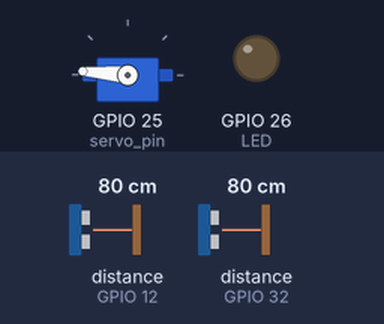
This program was run on a simulated ESP32 board running MicroPython. On the bench: servo, output pins drawn as LEDs (lit = HIGH). Inputs (shaded band) come from the test bench; at power-on: distance to the obstacle (sensors on GPIO 32, GPIO 12) 80 cm. The echo pulse lasts 58.3 µs per cm; WiFi joins after 1.5 s; requests to the public web service named in the program get a made-up reply in its usual format after 0.4 s (London, UTC, broken clouds, 64 % humidity, 1013 hPa unless stated); web requests get an empty 200 reply after 0.4 s; servo angles are drawn from the pulse width (0.5 ms = 0°, 2.5 ms = 180°); pins used as bus, display or sensor lines are not drawn; what the program prints to the serial console is not drawn.

Above: at 4.4 s.
4.5 s: distance to the obstacle (sensor on GPIO 32) set to 28 cm
6.0 s: distance to the obstacle (sensor on GPIO 32) set to 22 cm
At 7.2 s:
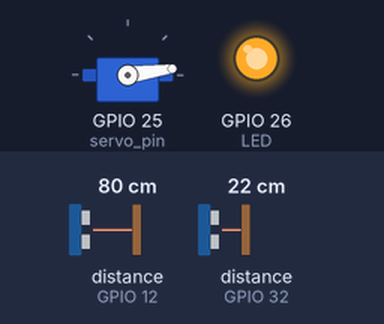
10.3 s: distance to the obstacle (sensor on GPIO 32) set to 35 cm
At 11.8 s:
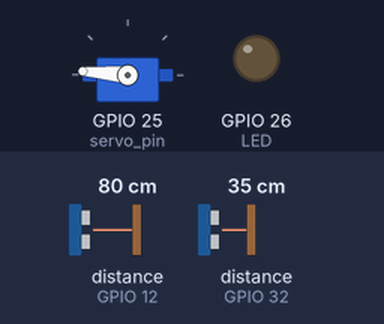
12.3 s: distance to the obstacle (sensor on GPIO 32) set to 2 cm
At 14.3 s:
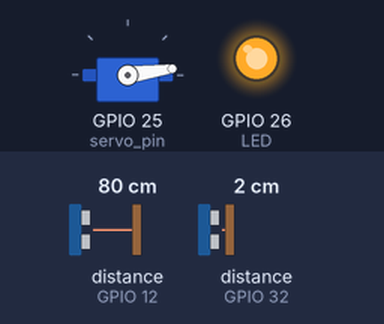
Timing chart, 0 to 15.8 s (numbered marks = the images above; inputs shaded):
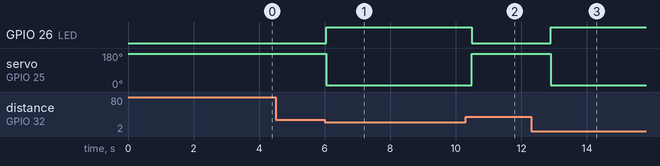

Measured:
- the behaviour switches between 26 and 25 cm on distance to the obstacle (sensor on GPIO 32) (found by bisection; images 0 and 1)
- after the input at 4.5 s, every drawn part: stays the same
- after the input at 6.0 s, GPIO 26 (LED): LOW → HIGH after 0.05 s; servo on GPIO 25 (servo_pin): 175° → 8° after 0.05 s
- after the input at 10.3 s, GPIO 26 (LED): HIGH → LOW after 0.18 s; servo on GPIO 25 (servo_pin): 8° → 175° after 0.18 s
- after the input at 12.3 s, GPIO 26 (LED): LOW → HIGH after 0.60 s; servo on GPIO 25 (servo_pin): 175° → 8° after 0.60 s

The program:

EWMS_with_jwt.py
```python
import machine
import time
import urequests  # MicroPython library for HTTP requests
from machine import Pin, PWM
import socket
import json

jwt_token = None

binMaxCapacity = 50  # Maximum bin capacity in cm
heartbeat = 10  # Heartbeat interval in seconds

# Wi-Fi Credentials
ssid = 'Redmi'
password = '876543210'

# Define pins for the AJ-SR04M (waste level) sensor
TRIG_PIN_AJ = 13  # GPIO pin for Trig (AJ-SR04M)
ECHO_PIN_AJ = 12  # GPIO pin for Echo (AJ-SR04M)

# Define pins for the HC-SR04 (dustbin lid control) sensor
TRIG_PIN_HC = 33  # GPIO pin for Trig (HC-SR04)
ECHO_PIN_HC = 32  # GPIO pin for Echo (HC-SR04)

# Define pin for the LED and Servo Motor
LED = Pin(26, Pin.OUT)  # LED to indicate bin lid status
servo_pin = PWM(Pin(25), freq=50)  # Servo motor pin (50 Hz PWM for servo)

# URLs for your Node.js server
nodejs_server_url = 'https://ewms-eco-smart-waste-management-system.onrender.com/api/bin/sensor-distance'
heartbeat_url = 'https://ewms-eco-smart-waste-management-system.onrender.com/api/bin/sensor-heartbeat'
login_url = 'https://ewms-eco-smart-waste-management-system.onrender.com/api/user/login'

# Function to connect to Wi-Fi
def connect_wifi():
    import network
    wlan = network.WLAN(network.STA_IF)
    wlan.active(True)
    wlan.connect(ssid, password)

    while not wlan.isconnected():
        time.sleep(1)
        print('Connecting to Wi-Fi...')

    print('Connected to Wi-Fi')
    print('Network config:', wlan.ifconfig())

# Function to log in and retrieve JWT token
def login_and_get_token(email, password):

    payload = {
        "email": email,
        "password": password
    }
    try:
        response = urequests.post(login_url, json=payload)
        if response.status_code == 200:
            token_data = response.json()
            return token_data.get('token')  # Assuming the token is returned under 'token'
        else:
            print(f"Login failed: {response.status_code}, Response: {response.text}")
            return None
    except Exception as e:
        print(f"Error during login: {e}")
        return None


# Function to measure distance from a given trig and echo pin
def measure_distance(trig_pin, echo_pin):
    trig = Pin(trig_pin, Pin.OUT)  # Set Trig pin as output
    echo = Pin(echo_pin, Pin.IN)   # Set Echo pin as input

    # Trigger the sensor
    trig.value(0)
    time.sleep_us(2)
    trig.value(1)
    time.sleep_us(10)
    trig.value(0)

    # Measure the duration of the pulse
    timeout = 20000  # Timeout value in microseconds
    start_time = time.ticks_us()

    # Wait for echo start
    while echo.value() == 0:
        if time.ticks_diff(time.ticks_us(), start_time) > timeout:
            print("Echo timeout (start)")
            return -1  # Return -1 to indicate the sensor is not responding

    start = time.ticks_us()

    # Wait for echo end
    while echo.value() == 1:
        if time.ticks_diff(time.ticks_us(), start) > timeout:
            print("Echo timeout (end)")
            return -1  # Return -1 to indicate the sensor is not responding

    end = time.ticks_us()

    # Calculate distance in centimeters
    duration = time.ticks_diff(end, start)
    distance = (duration / 2) / 29.1  # Speed of sound = 343 m/s
    return int(distance)

# Separate functions for measuring distances
def measure_waste_level():
    return measure_distance(TRIG_PIN_AJ, ECHO_PIN_AJ)

def measure_lid_distance():
    distance = measure_distance(TRIG_PIN_HC, ECHO_PIN_HC)
    if distance == -1:
        distance = 400  # Set a default value, assuming the bin is far or the lid is closed.
    return distance

# Function to control the servo motor (open/close bin lid)
def control_servo(position):
    if position == "OPEN":
        servo_pin.duty(30)  # Adjust duty value for your servo to open the lid
        LED.value(1)        # Turn on LED when the lid is open
    elif position == "CLOSED":
        servo_pin.duty(125)  # Adjust duty value for your servo to close the lid
        LED.value(0)         # Turn off LED when the lid is closed

# Function to calculate bin fill percentage based on the measured distance
def calculate_percentage(distance):
    full_bin_distance = 20  # Distance for 100% (full)
    empty_bin_distance = binMaxCapacity  # Distance for 0% (empty)

    if distance <= full_bin_distance:
        return 100  # Bin is full
    elif distance >= empty_bin_distance:
        return 0  # Bin is empty
    else:
        percentage = int(((empty_bin_distance - distance) / (empty_bin_distance - full_bin_distance)) * 100)
        return max(0, min(percentage, 100))  # Ensure it's within 0 to 100

# Function to fetch public IP and location
def http_get(host, path):
    addr = socket.getaddrinfo(host, 80)[0][-1]
    s = socket.socket()
    try:
        s.connect(addr)
        s.send(bytes(f'GET {path} HTTP/1.0\r\nHost: {host}\r\n\r\n', 'utf8'))

        response = ""
        while True:
            data = s.recv(100)
            if data:
                response += str(data, 'utf8')
            else:
                break

        # Extract the JSON body from the response
        body = response.split('\r\n\r\n', 1)[1]
        return json.loads(body)
    except Exception as e:
        print(f"Error in HTTP request: {e}")
        return None
    finally:
        s.close()

# Function to get public IP address
def get_public_ip():
    try:
        ip_info = http_get("api.ipify.org", "/?format=json")
        return ip_info.get('ip') if ip_info else None
    except Exception as e:
        print(f"Error fetching public IP: {e}")
        return None

# Function to get location based on IP address
def get_location(ip_address):
    try:
        if not ip_address:
            print("Invalid IP address. Cannot fetch location.")
            return None, None

        location_data = http_get("ipinfo.io", f"/{ip_address}/geo")
        if location_data and 'loc' in location_data:
            latitude, longitude = location_data['loc'].split(',')
            return latitude, longitude
        else:
            print("Failed to get geolocation data.")
            return None, None
    except Exception as e:
        print(f"Error fetching location: {e}")
        return None, None

# Connect to Wi-Fi
connect_wifi()

# Fetch public IP and location once at the start
try:
    print("Fetching public IP...")
    public_ip = get_public_ip()
    if public_ip:
        print(f"Public IP: {public_ip}")
        print("Fetching geolocation...")
        latitude, longitude = get_location(public_ip)
        if latitude and longitude:
            print(f"Latitude: {latitude}, Longitude: {longitude}")
        else:
            print("Failed to get geolocation.")
    else:
        print("Failed to get public IP address.")
except Exception as e:
    print(f"Error during initial setup: {e}")

# Log in and get the JWT token
jwt_token = login_and_get_token("praveengabap@gmail.com", "1")

if jwt_token:
    print("JWT Token received.")
else:
    print("Failed to obtain JWT token.")

# Initialize variables
previous_distance_aj = None  # To track previous distance measurement for AJ-SR04M
previous_distance_hc = None  # To track previous distance measurement for HC-SR04
distance_threshold = 5        # Define a threshold for distance change
heartbeat_counter = 0         # Counter for heartbeat

# Heartbeat function to notify the server
def send_heartbeat():
    heartbeat_data = {
        "id": "Bin-1",
        "binLocation": "Canteen",
        "microProcessorStatus": "ON"
    }
    headers = {'Authorization': f'Bearer {jwt_token}'}
    try:
        response = urequests.patch(heartbeat_url, json=heartbeat_data,headers=headers)
        print(f'Heartbeat sent: {response.status_code}, Response: {response.text}')
        print(heartbeat_data)
        response.close()
    except Exception as e:
        print('Error sending heartbeat:', e)

# Main loop
while True:
    try:
        # Measure distance from AJ-SR04M (waste level sensor)
        distance_aj = measure_waste_level()

        # Initialize sensor status
        if distance_aj == -1:
            waste_level_sensor_status = "OFF"
            print("AJ-SR04M sensor not responding")
            LED.value(0)  # Turn off LED if the sensor is not working
        else:
            waste_level_sensor_status = "ON"
            print(f'Waste Level Distance: {distance_aj} cm')

        # Measure distance from HC-SR04 (lid control sensor)
        distance_hc = measure_lid_distance()

        if distance_hc == -1:
            print("HC-SR04 sensor not responding")
            continue
        else:
            print(f'HC-SR04 Distance: {distance_hc} cm')

        # Calculate bin fill percentage
        percentage = calculate_percentage(distance_aj)
        print(f'Percentage: {percentage}%')

        # Control the servo motor based on HC-SR04 distance (lid open/close logic)
        if distance_hc <= 25:
            control_servo("OPEN")  # Open the bin lid if distance <= 25 cm
            binLid_status = "OPEN"
        else:
            control_servo("CLOSED")  # Close the bin lid if distance > 25 cm
            binLid_status = "CLOSED"

        # Check for significant changes in distances to send immediate updates
        if (previous_distance_aj is None or abs(previous_distance_aj - distance_aj) > distance_threshold or
            previous_distance_hc is None or abs(previous_distance_hc - distance_hc) > distance_threshold):

            # Prepare dynamic data to send to the server
            sensor_data = {
                "id": "Bin-1",
                "binLocation": "Canteen",
                "distance": distance_aj,
                "filledBinPercentage": percentage,
                "geoLocation": {
                    "latitude": latitude,
                    "longitude": longitude
                },
                "microProcessorStatus": "ON",
                "sensorStatus": waste_level_sensor_status,
                "binLidStatus": binLid_status,
                "maxBinCapacity": binMaxCapacity
            }
            headers = {'Authorization': f'Bearer {jwt_token}'}
            try:
                response = urequests.patch(nodejs_server_url, json=sensor_data,headers=headers)
                print(f'Sensor Data sent: {response.status_code}, Response: {response.text}')
                print(sensor_data)
                response.close()
            except Exception as e:
                print('Error sending sensor data:', e)

            # Update previous distance values
            previous_distance_aj = distance_aj
            previous_distance_hc = distance_hc

        # Send heartbeat every 10 seconds
        heartbeat_counter += 1
        if heartbeat_counter >= heartbeat:  # Adjust the frequency as needed
            send_heartbeat()
            heartbeat_counter = 0

        time.sleep(1)  # Delay between measurements
    except Exception as e:
        print('Error in main loop:', e)
```
